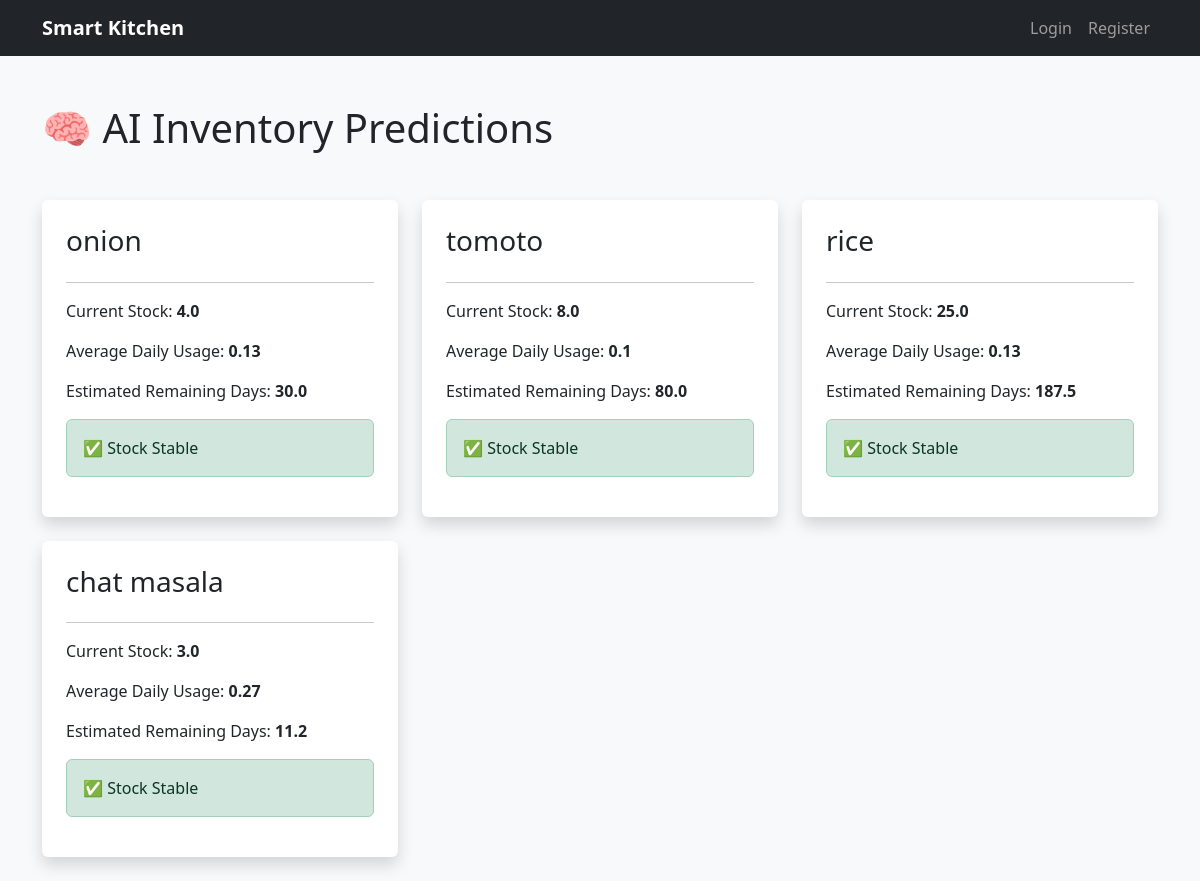
The page /inventory/ai-predictions/ on the database its author committed.
### recipes/models.py (models this page shows, shortened)
class Ingredient(models.Model):
    name = models.CharField(max_length=100)
    stock = models.FloatField(default=0)
    UNIT_CHOICES = (
        ('g', 'Gram'),
        ('kg', 'Kilogram'),
        ('ml', 'Milliliter'),
        ('pcs', 'Pieces'),
    )
    price_per_unit = models.FloatField(default=0)
    unit = models.CharField(max_length=10, choices=UNIT_CHOICES)

### inventory/models.py (models this page shows, shortened)
class Inventory(models.Model):
    ingredient = models.OneToOneField(
        Ingredient,
        on_delete=models.CASCADE
    )
    quantity = models.FloatField(default=0)
    expiry_date = models.DateField(null=True,blank=True)
    minimum_quantity = models.FloatField(default=5)
    updated_at = models.DateTimeField(auto_now=True)

### inventory/views.py (the view)
# urls.py: path( 'ai-predictions/', ai_predictions, name='ai_predictions'),
def ai_predictions(request):
    predictions = predict_inventory()
    return render(
        request,
        'inventory/ai_predictions.html',
        {
            'predictions': predictions
        }
    )

### inventory/templates/inventory/ai_predictions.html
{% extends 'base.html' %}
{% block content %}
<h1 class="mb-5">
    🧠 AI Inventory Predictions
</h1>
<div class="row">
    {% for item in predictions %}
        <div class="col-md-4 mb-4">
            <div class="card shadow border-0 p-4">
                <h3>
                    {{ item.ingredient }}
                </h3>
                <hr>
                <p>
                    Current Stock:
                    <b>
                        {{ item.stock }}
                    </b>
                </p>
                <p>
                    Average Daily Usage:
                    <b>
                        {{ item.average_daily_usage }}
                    </b>
                </p>
                <p>
                    Estimated Remaining Days:
                    <b>
                        {{ item.remaining_days }}
                    </b>
                </p>
                {% if item.status == 'CRITICAL' %}
                    <div class="alert alert-danger">
                        ⚠ Critical Stock
                    </div>
                {% else %}
                    <div class="alert alert-success">
                        ✅ Stock Stable
                    </div>
                {% endif %}
            </div>
        </div>
    {% endfor %}
</div>
{% endblock %}

### rows shown on the page
Ingredient: ingredient "onion"
Inventory: stock "4.0"
Ingredient: ingredient "tomoto"
Inventory: stock "8.0"
Ingredient: ingredient "rice"
Inventory: stock "25.0"
Ingredient: ingredient "chat masala"
Inventory: stock "3.0"

### other values the page prints
{{ item.average_daily_usage }} "0.13" "0.1" "0.13" "0.27"
{{ item.remaining_days }} "30.0" "80.0" "187.5" "11.2"
